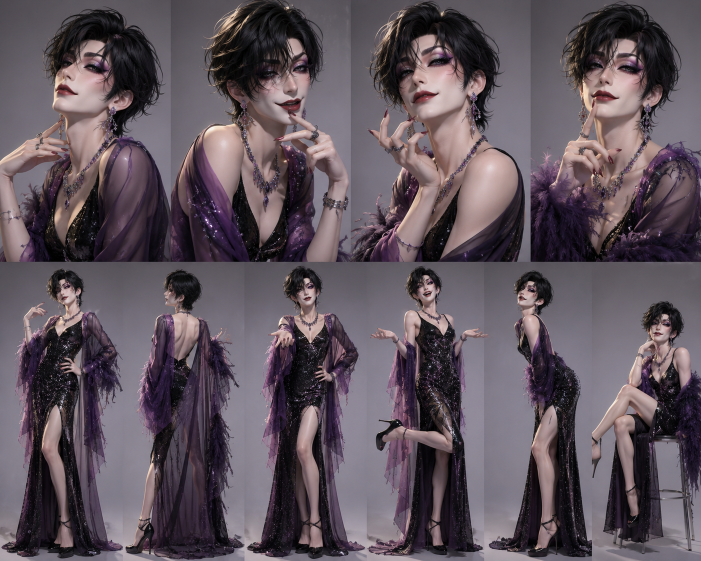
#> input picture tmp/char3/sheet.png, 1402 x 1122 px, found by its file name (shown at 1/2 size)
$ python sheet_scan.py
#> lines starting #> are read from the running program, lines starting #| are printed output that depends on the picture; after the words box and inside, x2 and y2 are one past the last pixel; in counts of white or black regions, pixels touching at a corner belong together
# -*- coding: utf-8 -*-
# シートの地（白と薄い灰の市松）でない所を前景として、9人の外接箱と、行・列の切れ目（前景の無い帯）を測る
import io, sys
import numpy as np
import cv2
from PIL import Image
D = 'C:/Users/user/oshinavi/tmp/video/matome1124c/'
a = np.asarray(Image.open(D + 'sheet.png').convert('RGB')).astype(int)
H, W = a.shape[:2]
#> H = 1122; W = 1402
neu = (a.max(axis=2) - a.min(axis=2) < 10)
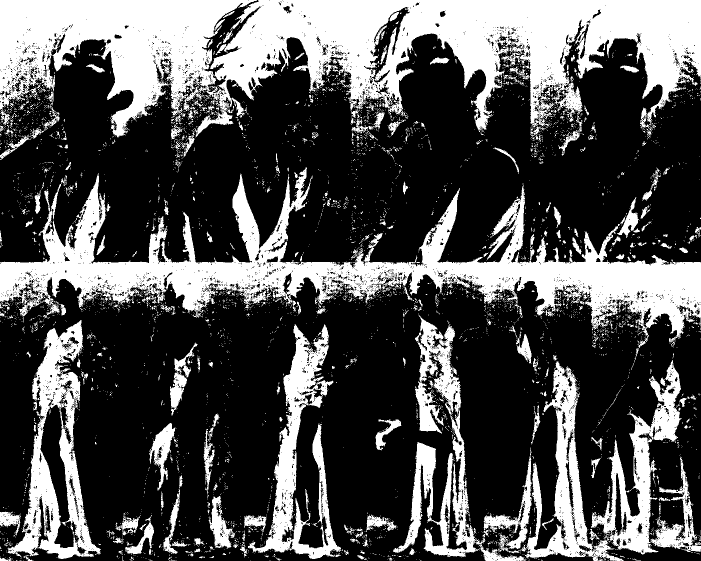
#> neu: shape (1122, 1402) bool (shown at 1/2 size); 32.2% white; 5178 white regions (4844 under 20 px), largest, box (x1, y1, x2, y2) and area: (390, 0, 1402, 279) 132740, (0, 334, 1402, 725) 125444, (0, 0, 514, 275) 70096
lum = a.sum(axis=2) / 3
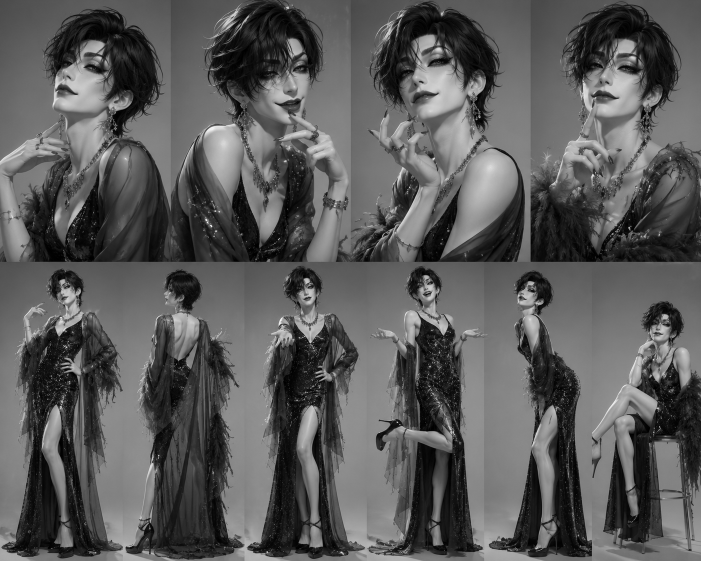
#> lum: shape (1122, 1402) float64 (shown at 1/2 size); min 0, max 255, mean 89.9
bg = neu & (lum >= 225)
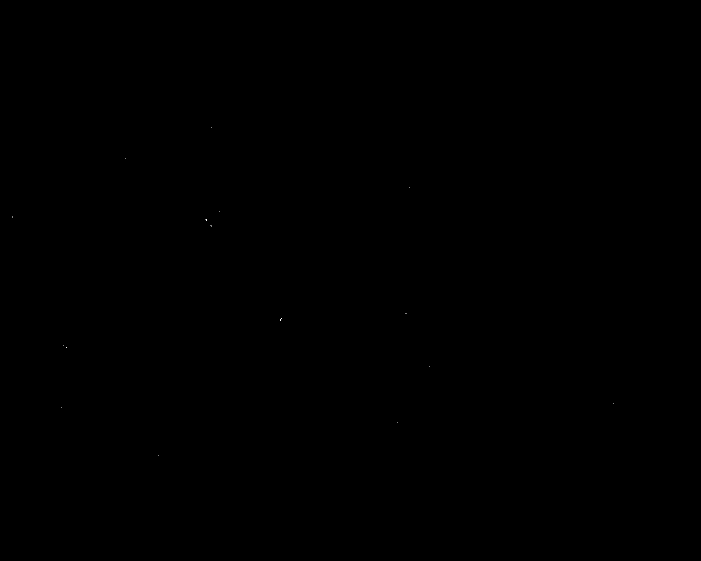
#> bg: shape (1122, 1402) bool (shown at 1/2 size); 0% white in thin lines or dots, all inside (x1, y1, x2, y2) = (24, 255, 1227, 912)
out = io.open(D + 'sheet_scan.txt', 'w', encoding='utf-8')
vals, cnt = np.unique((lum[bg]).astype(int), return_counts=True)
#> vals = [231, 235, 236, 240, 241, 245, 246, 247, 248, 249, 252, 253, 254, 255]; cnt = [1, 2, 2, 1, 2, 2, 1, 2, 4, 4, 2, 2, 2, 3]
top = sorted(zip(cnt, vals), reverse=True)[:6]
#> top = [(4, 249), (4, 248), (3, 255), (2, 254), (2, 253), (2, 252)]
out.write('地の明るさ上位 %s\n' % top)
fg = (~bg).astype(np.uint8)
fg = cv2.morphologyEx(fg, cv2.MORPH_OPEN, np.ones((3, 3), np.uint8))
rows = fg.sum(axis=1)
#> rows = 1122 values, max 1402 at index 0, min 1399 at index 439, mean 1402
cols = fg.sum(axis=0)
#> cols = 1402 values, max 1122 at index 0, min 1120 at index 412, mean 1122
out.write('行ごとの前景（0の帯）:\n')
z = [y for y in range(H) if rows[y] < 3]
#> z = []
# まとめて帯に
def bands(z):
    r = []
    for y in z:
        if r and y == r[-1][1] + 1:
            r[-1][1] = y
        else:
            r.append([y, y])
#> this loop made 0 passes
#> after the loop, r = []
    return r
out.write('%s\n' % bands(z))
for name, (y0, y1) in (('上段', (0, 341)), ('中段', (341, 682)), ('下段', (682, 1024))):
    c = fg[y0:y1].sum(axis=0)
    out.write('%s 列の0帯 %s\n' % (name, bands([x for x in range(W) if c[x] < 3])))
dl = cv2.dilate(fg, np.ones((9, 9), np.uint8))
#> dl: shape (1122, 1402); every value is 1
n, lab, st, cen = cv2.connectedComponentsWithStats(dl, 8)
#> lab: shape (1122, 1402) int32; every value is 1
#> n = 2; st = [[-1, 2147483647, 0, 0, 0], [0, 0, 1402, 1122, 1573044]]; cen = [[nan, nan], [700.5, 560.5]]
for j in sorted(range(1, n), key=lambda j: -st[j, 4])[:20]:
    out.write('塊 x%d y%d w%d h%d 面積%d\n' % tuple(st[j]))
#> this loop made 1 pass
out.close()

$ run again, with tmp/char3/cutout_full1.png copied over tmp/char3/sheet.png
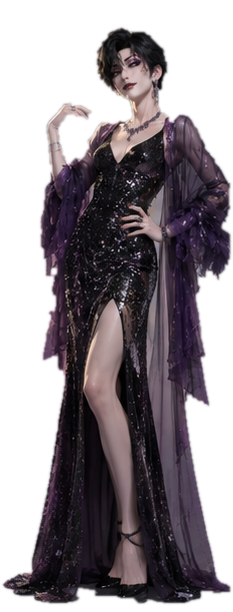
#> input picture tmp/char3/cutout_full1.png, 233 x 612 px, found by its file name
#> `a = np.asarray(Image.open(D + 'sheet.png').convert('RGB')).astype(int)`:
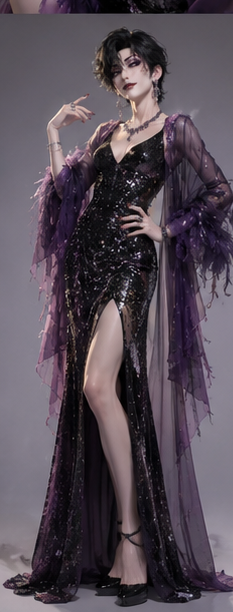
#> a: shape (612, 233, 3) int64; mean R, G, B 85.5, 75.6, 85.5
#> `neu = (a.max(axis=2) - a.min(axis=2) < 10)`:
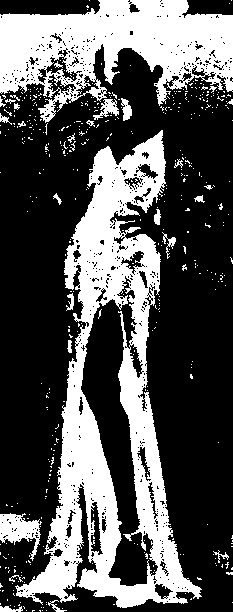
#> neu: shape (612, 233) bool; 33.5% white; 471 white regions (444 under 20 px), largest, box (x1, y1, x2, y2) and area: (15, 130, 202, 608) 28617, (0, 0, 233, 123) 15718, (0, 513, 42, 561) 946
#> bg: shape (612, 233) bool; 0% white in thin lines or dots, all inside (x1, y1, x2, y2) = (122, 181, 134, 305)
#> vals = [231, 235, 236, 252]; cnt = [1, 1, 1, 1]
#> top = [(1, 252), (1, 236), (1, 235), (1, 231)]
#> rows = 612 values, max 233 at index 0, min 231 at index 184, mean 233
#> cols = 233 values, max 612 at index 0, min 611 at index 122, mean 612
#> z = []
#> dl: shape (612, 233); every value is 1
#> lab: shape (612, 233) int32; every value is 1
#> n = 2; st = [[-1, 2147483647, 0, 0, 0], [0, 0, 233, 612, 142596]]; cen = [[nan, nan], [116, 305.5]]
#> the loop `for j in sorted(range(1, n), key=lambda j: -st[j, 4])[:20]:` made 1 pass
